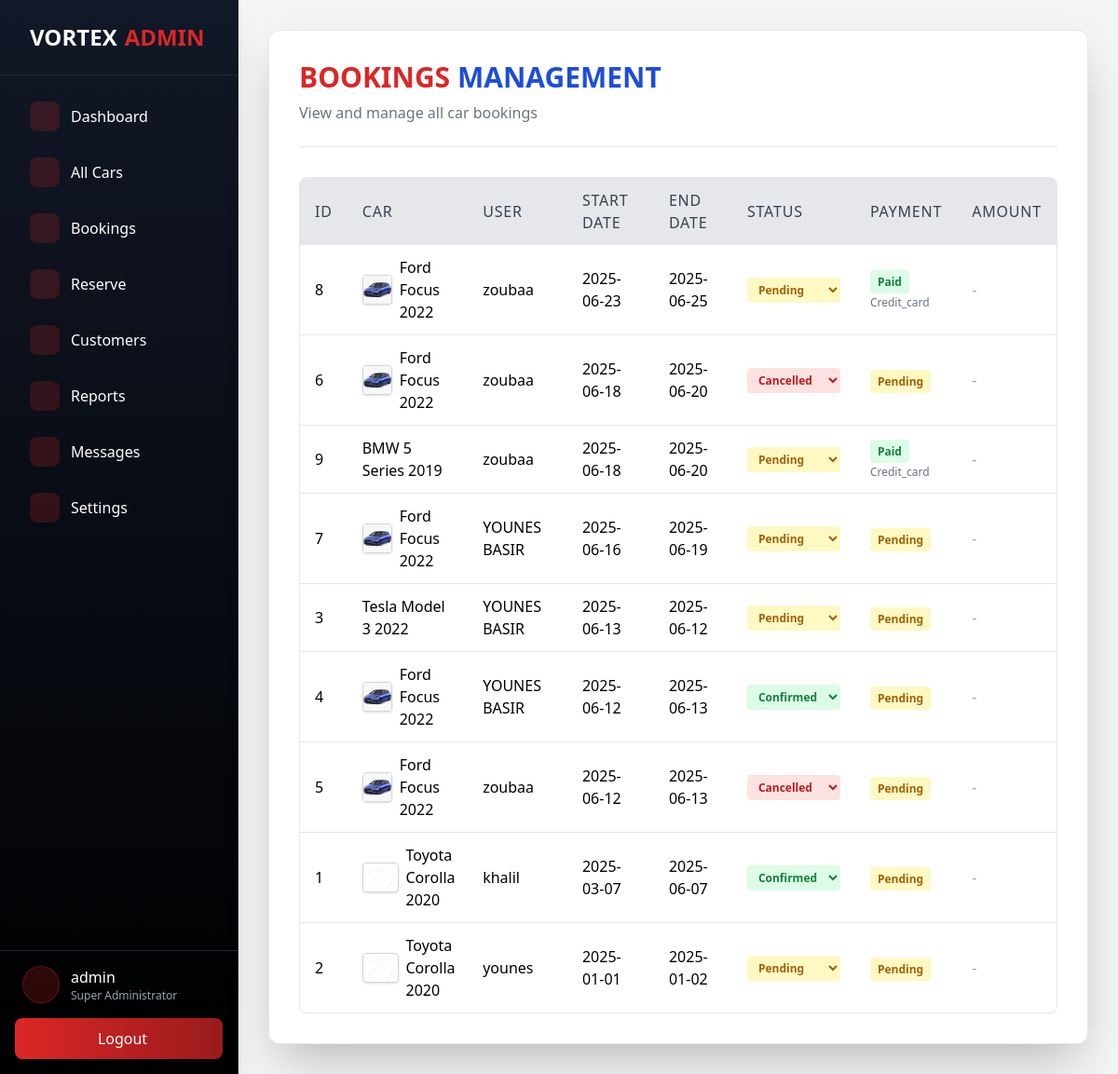
Page /bookings.php (signed in) on the committed database.
### tables this page shows
CREATE TABLE `bookings` (
  `id` int NOT NULL AUTO_INCREMENT,
  `car_id` int NOT NULL,
  `user_id` int DEFAULT NULL,
  `user_name` varchar(100) NOT NULL,
  `start_date` date NOT NULL,
  `end_date` date NOT NULL,
  `status` enum('pending','confirmed','cancelled') DEFAULT 'pending',
  `payment_status` enum('pending','paid','failed') NOT NULL DEFAULT 'pending',
  `total_amount` decimal(10,2) DEFAULT NULL,
  `created_at` timestamp NOT NULL DEFAULT CURRENT_TIMESTAMP,
  PRIMARY KEY (`id`),
  KEY `car_id` (`car_id`),
  KEY `bookings_ibfk_2` (`user_id`),
  CONSTRAINT `bookings_ibfk_1` FOREIGN KEY (`car_id`) REFERENCES `cars` (`id`),
  CONSTRAINT `bookings_ibfk_2` FOREIGN KEY (`user_id`) REFERENCES `users` (`id`) ON DELETE SET NULL
);

CREATE TABLE `cars` (
  `id` int NOT NULL AUTO_INCREMENT,
  `car_model_id` int NOT NULL,
  `year` int NOT NULL,
  `color` varchar(30) DEFAULT NULL,
  `mileage` int DEFAULT NULL,
  `transmission` enum('automatic','manual') NOT NULL,
  `fuel_type` enum('petrol','diesel','electric','hybrid') NOT NULL,
  `available` tinyint(1) DEFAULT '1',
  `daily_rate` decimal(10,2) DEFAULT '100.00',
  `created_at` timestamp NOT NULL DEFAULT CURRENT_TIMESTAMP,
  `image_url` varchar(255) DEFAULT NULL,
  PRIMARY KEY (`id`),
  KEY `car_model_id` (`car_model_id`),
  CONSTRAINT `cars_ibfk_1` FOREIGN KEY (`car_model_id`) REFERENCES `car_models` (`id`) ON DELETE CASCADE
);

CREATE TABLE `car_models` (
  `id` int NOT NULL AUTO_INCREMENT,
  `make` varchar(50) NOT NULL,
  `model` varchar(50) NOT NULL,
  PRIMARY KEY (`id`),
  UNIQUE KEY `make` (`make`,`model`)
);

CREATE TABLE `payments` (
  `id` int NOT NULL AUTO_INCREMENT,
  `booking_id` int NOT NULL,
  `amount` decimal(10,2) NOT NULL,
  `payment_date` timestamp NOT NULL DEFAULT CURRENT_TIMESTAMP,
  `payment_method` enum('credit_card','debit_card','cash') NOT NULL,
  `transaction_id` varchar(100) DEFAULT NULL,
  `status` enum('completed','failed','refunded') NOT NULL DEFAULT 'completed',
  PRIMARY KEY (`id`),
  KEY `booking_id` (`booking_id`),
  CONSTRAINT `payments_ibfk_1` FOREIGN KEY (`booking_id`) REFERENCES `bookings` (`id`) ON DELETE CASCADE
);

### bookings.php (the view, shortened to what this page needs)
<?php
require_once 'db.php';
$sql = "SELECT b.*, c.year, c.image_url, m.make, m.model, p.payment_method, p.payment_date
        FROM bookings b
        LEFT JOIN cars c ON b.car_id = c.id
        LEFT JOIN car_models m ON c.car_model_id = m.id
        LEFT JOIN payments p ON b.id = p.booking_id
        ORDER BY b.start_date DESC";
$result = $conn->query($sql);
$bookings = [];
if ($result && $result->num_rows > 0) {
    while ($row = $result->fetch_assoc()) {
        $bookings[] = $row;
    }
}
?>
<!DOCTYPE html>
<html>
<head>
    <script src="https://cdn.tailwindcss.com"></script>
</head>
<body class="bg-gray-100 min-h-screen flex">
    <?php include 'sidebar.php'; ?>
    <main class="flex-1 p-8">
        <div class="bg-white rounded-xl shadow-2xl p-8 border border-gray-200">
            <div class="flex flex-col md:flex-row justify-between items-start md:items-center mb-8 border-b border-gray-200 pb-6">
                <div>
                    <h1 class="text-3xl font-bold text-blue-700 mb-2">
                        <span class="text-red-600">BOOKINGS</span> MANAGEMENT
                    </h1>
                    <p class="text-gray-500">View and manage all car bookings</p>
                </div>
            </div>
            <div class="overflow-x-auto rounded-lg border border-gray-200">
                <table class="min-w-full" id="bookings-table">
                    <thead class="bg-gray-200">
                        <tr>
                            <th class="py-3 px-4 text-left text-gray-700 font-medium uppercase tracking-wider">ID</th>
                            <th class="py-3 px-4 text-left text-gray-700 font-medium uppercase tracking-wider">Car</th>
                            <th class="py-3 px-4 text-left text-gray-700 font-medium uppercase tracking-wider">User</th>
                            <th class="py-3 px-4 text-left text-gray-700 font-medium uppercase tracking-wider">Start Date</th>
                            <th class="py-3 px-4 text-left text-gray-700 font-medium uppercase tracking-wider">End Date</th>
                            <th class="py-3 px-4 text-left text-gray-700 font-medium uppercase tracking-wider">Status</th>
                            <th class="py-3 px-4 text-left text-gray-700 font-medium uppercase tracking-wider">Payment</th>
                            <th class="py-3 px-4 text-left text-gray-700 font-medium uppercase tracking-wider">Amount</th>
                        </tr>
                    </thead>
                    <tbody class="divide-y divide-gray-200">
                    <?php if (!empty($bookings)): ?>
                        <?php foreach ($bookings as $b): ?>
                            <tr>
                                <td class="py-3 px-4"><?php echo htmlspecialchars($b['id']); ?></td>
                                <td class="py-3 px-4 flex items-center gap-2">
                                    <?php if (!empty($b['image_url'])): ?>
                                        <img src="<?php echo htmlspecialchars($b['image_url']); ?>" class="w-12 h-8 object-cover rounded shadow border border-gray-300" alt="Car">
                                    <?php endif; ?>
                                    <span>
                                        <?php echo htmlspecialchars($b['make'] . ' ' . $b['model'] . ' ' . $b['year']); ?>
                                    </span>
                                </td>
                                <td class="py-3 px-4"><?php echo htmlspecialchars($b['user_name']); ?></td>
                                <td class="py-3 px-4"><?php echo htmlspecialchars($b['start_date']); ?></td>
                                <td class="py-3 px-4"><?php echo htmlspecialchars($b['end_date']); ?></td>
                                <td class="py-3 px-4">
                                    <form method="post" style="display:inline;">
                                        <select name="status" class="px-2 py-1 rounded text-xs font-semibold
                                            <?php
                                                $status = strtolower($b['status']);
                                                if ($status === 'confirmed') echo 'bg-green-100 text-green-700';
                                                elseif ($status === 'pending') echo 'bg-yellow-100 text-yellow-700';
                                                elseif ($status === 'cancelled') echo 'bg-red-100 text-red-700';
                                                else echo 'bg-gray-100 text-gray-700';
                                            ?>"
                                            onchange="this.form.submit()"
                                        >
                                            <option value="pending" <?php if ($status === 'pending') echo 'selected'; ?>>Pending</option>
                                            <option value="confirmed" <?php if ($status === 'confirmed') echo 'selected'; ?>>Confirmed</option>
                                            <option value="cancelled" <?php if ($status === 'cancelled') echo 'selected'; ?>>Cancelled</option>
                                        </select>
                                    </form>
                                </td>
                                <td class="py-3 px-4">
                                    <?php
                                    $paymentStatus = strtolower($b['payment_status']);
                                    $statusClass = '';
                                    $statusText = '';
                                    switch ($paymentStatus) {
                                        case 'paid':
                                            $statusClass = 'bg-green-100 text-green-700';
                                            $statusText = 'Paid';
                                            break;
                                        case 'pending':
                                            $statusClass = 'bg-yellow-100 text-yellow-700';
                                            $statusText = 'Pending';
                                            break;
                                    }
                                    ?>
                                    <span class="px-2 py-1 rounded text-xs font-semibold <?php echo $statusClass; ?>">
                                        <?php echo $statusText; ?>
                                    </span>
                                    <?php if ($paymentStatus === 'paid' && !empty($b['payment_method'])): ?>
                                        <div class="text-xs text-gray-500 mt-1">
                                            <?php echo ucfirst($b['payment_method']); ?>
                                        </div>
                                    <?php endif; ?>
                                </td>
                                <td class="py-3 px-4">
                                    <?php if ($b['total_amount']): ?>
                                        <div class="font-semibold"><?php echo format_mad($b['total_amount']); ?></div>
                                        <?php if ($paymentStatus === 'paid' && !empty($b['payment_date'])): ?>
                                            <div class="text-xs text-gray-500">
                                                <?php echo date('M d, Y', strtotime($b['payment_date'])); ?>
                                            </div>
                                        <?php endif; ?>
                                    <?php else: ?>
                                        <span class="text-gray-400">-</span>
                                    <?php endif; ?>
                                </td>
                            </tr>
                        <?php endforeach; ?>
                    <?php endif; ?>
                    </tbody>
                </table>
            </div>
        </div>
    </main>
</body>
</html>

### rows in the picture
bookings: id "8", car.image_url (picture), car_models.make+model "Ford Focus 2022", user_name "zoubaa", start_date "2025-06-23", end_date "2025-06-25", status "Pending", payment_status "Paid", payments.payment_method "Credit_card"
bookings: id "6", car.image_url (picture), car_models.make+model "Ford Focus 2022", user_name "zoubaa", start_date "2025-06-18", end_date "2025-06-20", status "Cancelled", payment_status "Pending"
bookings: id "9", car_models.make+model "BMW 5 Series 2019", user_name "zoubaa", start_date "2025-06-18", end_date "2025-06-20", status "Pending", payment_status "Paid", payments.payment_method "Credit_card"
bookings: id "7", car.image_url (picture), car_models.make+model "Ford Focus 2022", user_name "YOUNES BASIR", start_date "2025-06-16", end_date "2025-06-19", status "Pending", payment_status "Pending"
bookings: id "3", car_models.make+model "Tesla Model 3 2022", user_name "YOUNES BASIR", start_date "2025-06-13", end_date "2025-06-12", status "Pending", payment_status "Pending"
bookings: id "4", car.image_url (picture), car_models.make+model "Ford Focus 2022", user_name "YOUNES BASIR", start_date "2025-06-12", end_date "2025-06-13", status "Confirmed", payment_status "Pending"
bookings: id "5", car.image_url (picture), car_models.make+model "Ford Focus 2022", user_name "zoubaa", start_date "2025-06-12", end_date "2025-06-13", status "Cancelled", payment_status "Pending"
bookings: id "1", car.image_url (picture), car_models.make+model "Toyota Corolla 2020", user_name "khalil", start_date "2025-03-07", end_date "2025-06-07", status "Confirmed", payment_status "Pending"
bookings: id "2", car.image_url (picture), car_models.make+model "Toyota Corolla 2020", user_name "younes", start_date "2025-01-01", end_date "2025-01-02", status "Pending", payment_status "Pending"

### other values in the picture
$display_name "admin"
